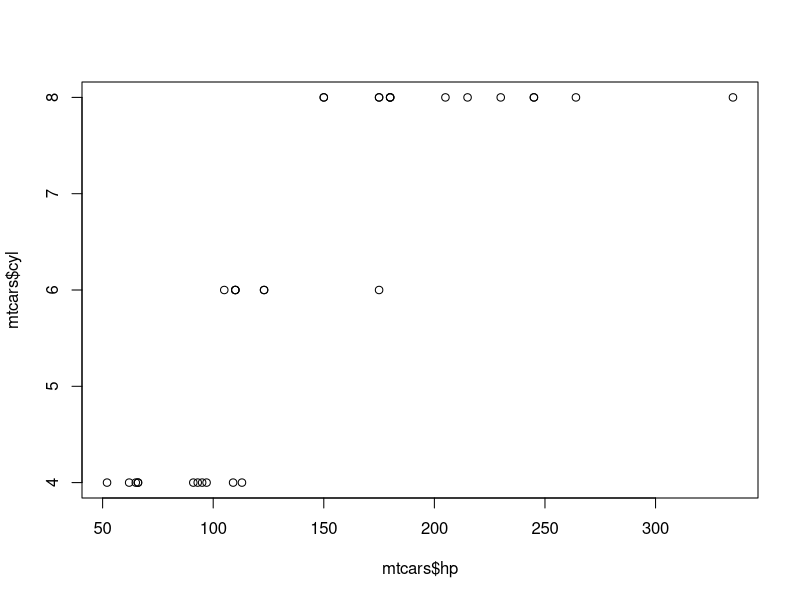
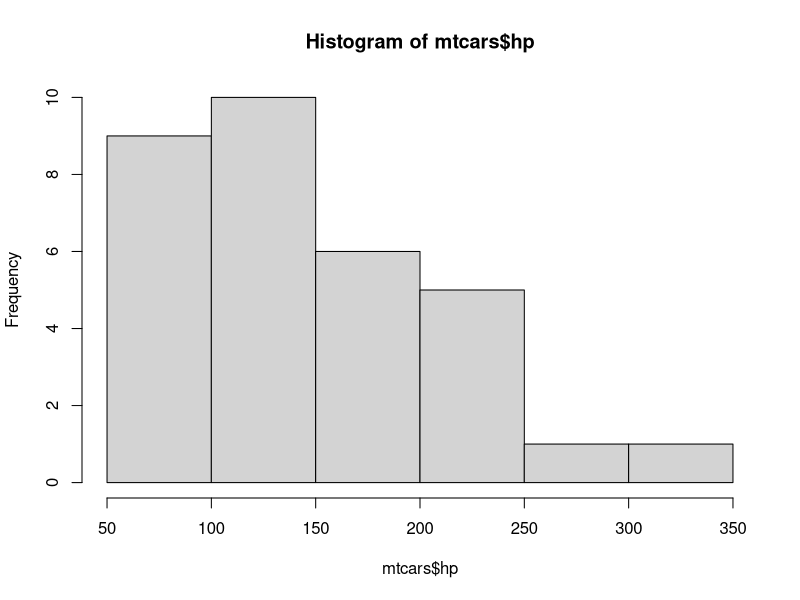
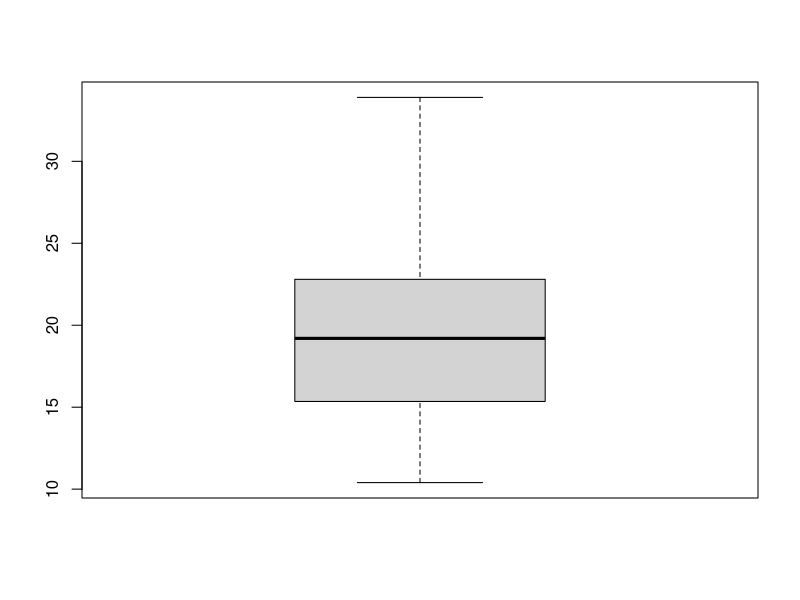

Here is the R script that generated these plots, in order:
# HOW TO CREATE and open git using RISTUDIO
# CREATE GITHUB ACCOUNT THEN IN HTE CLONE DOWNLOAD SECTION COPY THE URL
# THEN OPEN r-studio from file=> createproject=>vERSIONCONTROL=> AND PUT THE 
# COPPIED URL EG(https://github.com/habeyo/hats.git)
# THEN FROM FILE=> NEWFILE=RSCRIPT=> WRITE SOME TIHING AND SAVE IT AS r file
# then how do we upload this created file to github?
# tools=>versioncontrol=>commit=> and select the files you want to commit=> and take to

# the github repository => then write some messeges if ypu want and hit commit
#a new messege will apear says 2 files changed...etc and close it
# then hit push  after some procesecess it will end and you close it
# finaly when you go to your github account 

# the github repository



library(datasets)
head(mtcars)
summary(mtcars)
str(mtcars)
plot(mtcars$hp, mtcars$cyl)
hist(mtcars$hp)
boxplot(mtcars$mpg)
